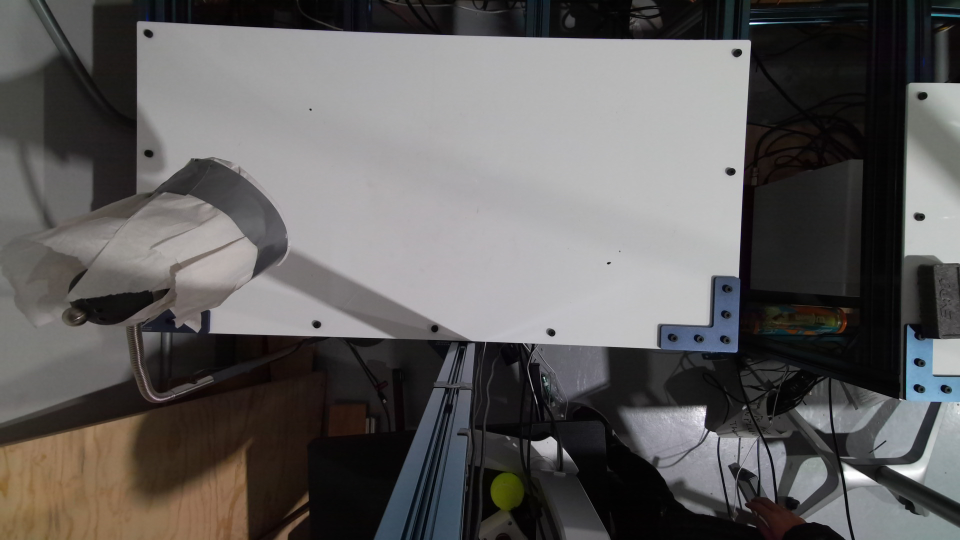
#> input picture plus/0.png, 1920 x 1080 px, found by its file name (shown at 1/2 size)
$ jupyter execute --allow-errors 'Base Preprocessing.ipynb'
#> lines starting #> are read from the running program, lines starting #| are printed output that depends on the picture
[cell 1]
import cv2
from matplotlib import pyplot as plt
from scipy import ndimage
import pickle
import numpy as np
import time

#> (a cell that did not finish here is left out)

#> (a cell that did not finish here is left out)

#> (a cell that did not finish here is left out)

[cell 5]
def prep_img(img, base=None):
    img = cv2.cvtColor(img, cv2.COLOR_BGR2RGB)
    img = ndimage.rotate(img, 2, order=0)[260:550,625:1240,:]
    if base is not None:
        img = cv2.absdiff(base, img)
        img[img < 10] = 0
        img[img > 50] = 255
    return img

#> (the rest of this cell did not finish here and is left out)

#> (a cell that did not finish here is left out)

#> (a cell that did not finish here is left out)

[cell 8]
top_left = [ 0.32886487, -0.25668124,  0.10390387]
#> top_left = [0.329, -0.257, 0.104]
bottom_right = [ 0.59114306,  0.28672476,  0.10615327]

[cell 9]
base = prep_img(cv2.imread("corners/0.png"))
#> in prep_img, `img = ndimage.rotate(img, 2, order=0)[260:550,625:1240,:]`:
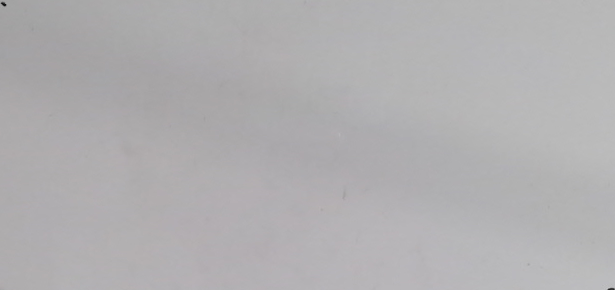
#> img: shape (290, 615, 3); mean R, G, B 176.7, 175.3, 177
#> (the rest of this cell did not finish here and is left out)


$ run again, with real_imgs/circle.png copied over plus/0.png
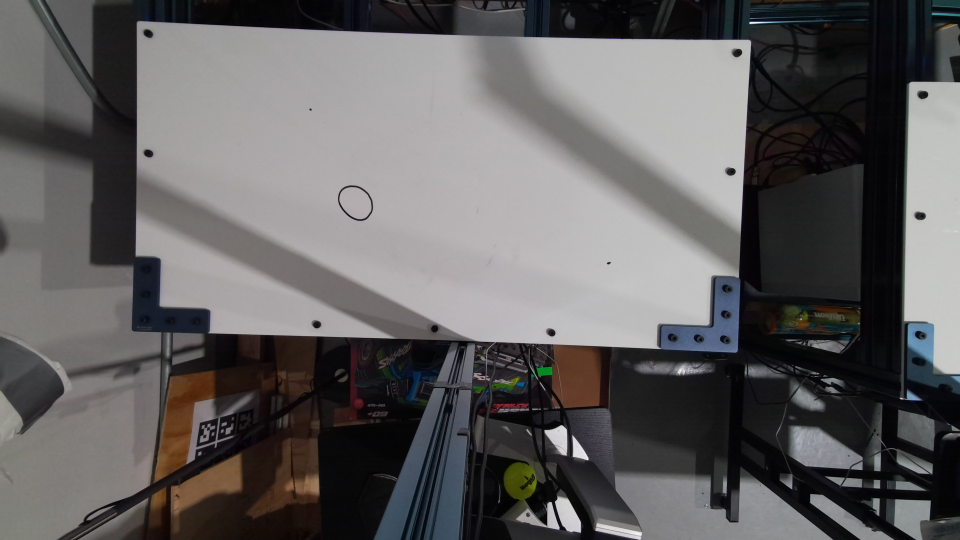
#> input picture real_imgs/circle.png, 1920 x 1080 px, found by its file name (shown at 1/2 size)
#> top_left = [0.329, -0.257, 0.104]
#> in prep_img, `img = ndimage.rotate(img, 2, order=0)[260:550,625:1240,:]`:
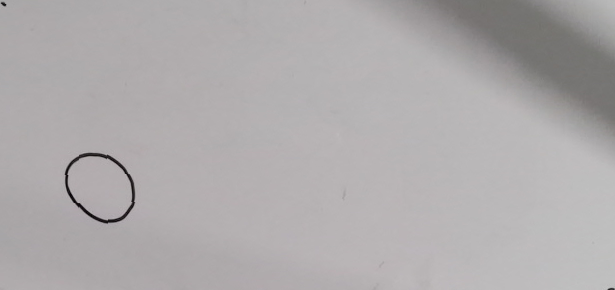
#> img: shape (290, 615, 3); mean R, G, B 174.5, 171.3, 172.1
